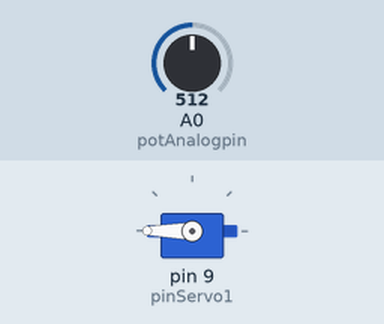
The sketch below on a simulated Arduino Uno, built with avr-gcc and run on an emulated ATmega328P. Shown: servo. The inputs (shaded band) are chosen by the test bench; at power-on: A0 (potAnalogpin) = 512.

Above: at 2.2 s.
2.3 s: A0 (potAnalogpin) set to 306
At 3.5 s:
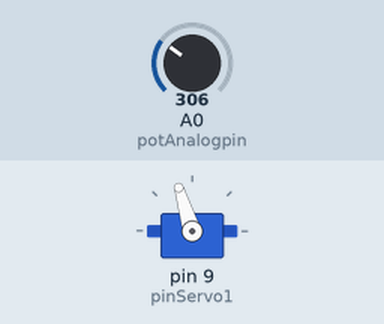
3.8 s: A0 (potAnalogpin) set to 122
At 4.9 s:
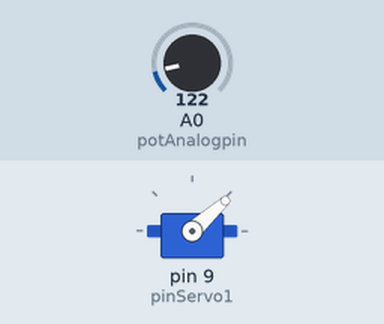
5.3 s: A0 (potAnalogpin) set to 0
At 6.1 s:
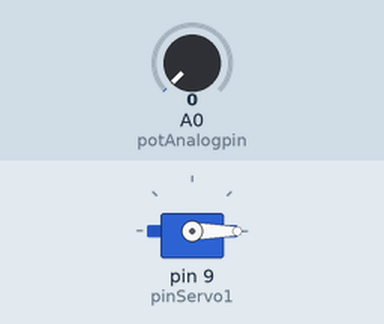
6.8 s: A0 (potAnalogpin) set to 511
At 7.3 s:
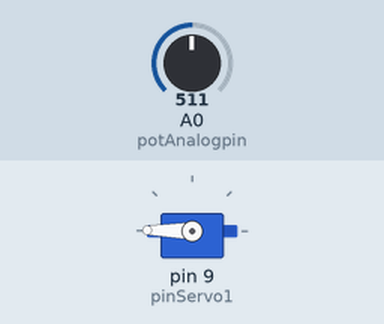
8.3 s: A0 (potAnalogpin) set to 716
At 9.8 s:
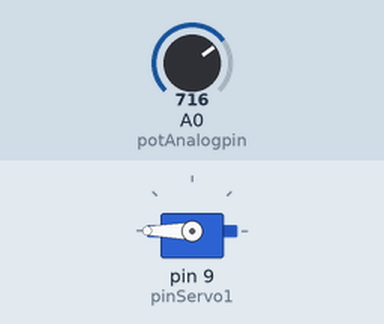
Timing chart, 0 to 10.8 s (numbered marks = the images above; inputs shaded):
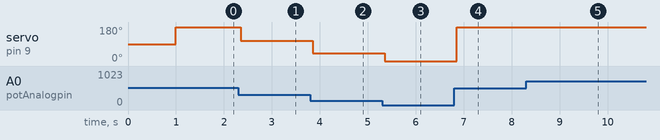

Measured:
- after the input at 2.3 s, servo on pin 9 (pinServo1): 180° → 107° after 0.05 s
- after the input at 3.8 s, servo on pin 9 (pinServo1): 107° → 42° after 0.05 s
- after the input at 5.3 s, servo on pin 9 (pinServo1): 42° → 0° after 0.06 s
- after the input at 6.8 s, servo on pin 9 (pinServo1): 0° → 179° after 0.06 s
- after the input at 8.3 s, servo on pin 9 (pinServo1): 179° → 180° after 0.06 s

The sketch:

Standard_Servo_control.ino
```cpp
// This Example code is for use with the Controlling a Standard Servomotor exercise
//

// Include the servo library to allow for connection and control of servo motors
#include <Servo.h>

// define the macro pinServo1 as 9, to use for connecting the servo to pin 9
#define pinServo1 9

// Declare a servo motor class variable servo 1
Servo servo1;
int potAnalogpin = 0;
int val;

// -------------------------------------
// Setup function
void setup()
{
  // "attach"  servo 1 to the defined pin
  servo1.attach(pinServo1);
  // Alternte command for setting the neutral position
  //servo1.writeMicroseconds(1500);

  // wait until the servo has moved into position, (1000ms is more time than needed)
  delay(1000);
}

// -------------------------------------
// Loop Function
void loop()
{
  val = analogRead(potAnalogpin);
  val = map(val*1,0,1023,0,360);
  servo1.write(val);

  delay(150);

}
```
